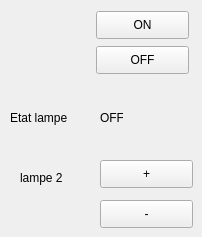
      <widget class="QWidget" name="tab_10">
       <attribute name="title">
        <string>arduino</string>
       </attribute>
       <widget class="QPushButton" name="pushButton_2">
        <property name="geometry">
         <rect>
          <x>96</x>
          <y>11</y>
          <width>93</width>
          <height>28</height>
         </rect>
        </property>
        <property name="text">
         <string>ON</string>
        </property>
       </widget>
       <widget class="QPushButton" name="pushButton_18">
        <property name="geometry">
         <rect>
          <x>96</x>
          <y>46</y>
          <width>93</width>
          <height>28</height>
         </rect>
        </property>
        <property name="text">
         <string>OFF</string>
        </property>
       </widget>
       <widget class="QLabel" name="label_34">
        <property name="geometry">
         <rect>
          <x>11</x>
          <y>11</y>
          <width>49</width>
          <height>16</height>
         </rect>
        </property>
        <property name="text">
         <string/>
        </property>
       </widget>
       <widget class="QLabel" name="label_35">
        <property name="geometry">
         <rect>
          <x>10</x>
          <y>110</y>
          <width>61</width>
          <height>16</height>
         </rect>
        </property>
        <property name="text">
         <string>Etat lampe</string>
        </property>
       </widget>
       <widget class="QLabel" name="label_36">
        <property name="geometry">
         <rect>
          <x>100</x>
          <y>110</y>
          <width>23</width>
          <height>16</height>
         </rect>
        </property>
        <property name="text">
         <string>OFF</string>
        </property>
       </widget>
       <widget class="QLabel" name="label_37">
        <property name="geometry">
         <rect>
          <x>20</x>
          <y>170</y>
          <width>46</width>
          <height>16</height>
         </rect>
        </property>
        <property name="text">
         <string>lampe 2</string>
        </property>
       </widget>
       <widget class="QPushButton" name="pushButton_19">
        <property name="geometry">
         <rect>
          <x>100</x>
          <y>160</y>
          <width>93</width>
          <height>28</height>
         </rect>
        </property>
        <property name="text">
         <string>+</string>
        </property>
       </widget>
       <widget class="QPushButton" name="pushButton_20">
        <property name="geometry">
         <rect>
          <x>100</x>
          <y>200</y>
          <width>93</width>
          <height>28</height>
         </rect>
        </property>
        <property name="text">
         <string>-</string>
        </property>
       </widget>
      </widget>
